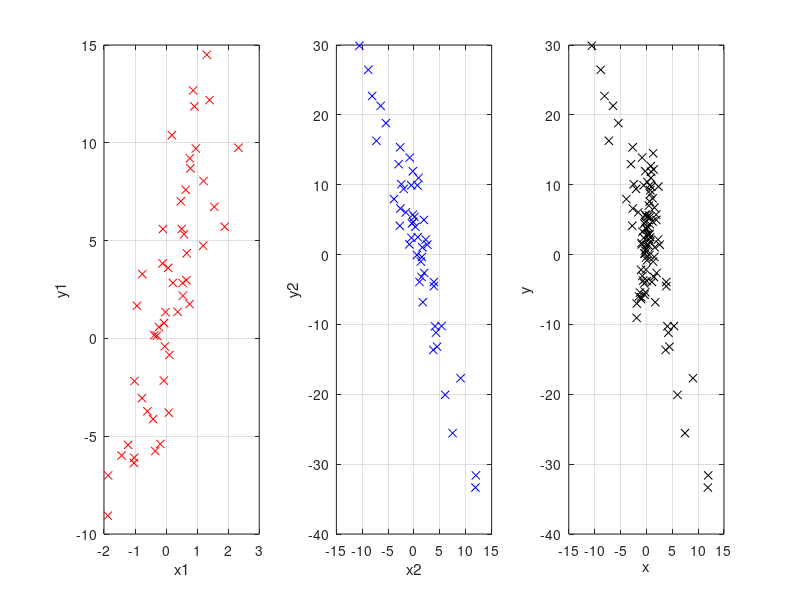

The MATLAB script that drew this image: (Note: this script raises an error after producing the figure.)
%% Example - Simple mixture of regression models
clear;

%% Generate data
rng("default");
n = 50;
x1 = randn(n,1) * 1;
x2 = randn(n,1) * 5;
y1 = +5 * x1 + 1 + randn(n,1) * 3;
y2 = -3 * x2 + 5 + randn(n,1) * 5;
x = [x1; x2];
y = [y1; y2];

%% Plot data
subplot(1,3,1); plot(x1, y1,'rx'); xlabel('x1'); ylabel('y1'); grid;
subplot(1,3,2); plot(x2, y2, 'bx'); xlabel('x2'); ylabel('y2'); grid;
subplot(1,3,3); plot(x, y, 'kx'); xlabel('x'); ylabel('y'); grid;
hold on;

%% Fit mixture model
%  x ~ Normal(mu_1, sigma_1^2)
%  y ~ Normal(mu_2, sigma_2^2), mu2 = b0 + b1*x
mm = snob([x y], {'norm', 1, 'linreg',[2 1]}, 'k', 1);
mm_Summary(mm);

%% Plot mixture of regressions
N = length(y);
mu = zeros(N,mm.nClasses);
for k = 1:mm.nClasses
    m = mm.class{k}.model{end};    
    
    b0  = m.theta(2);
    b   = m.theta(3:end);
    mu(:,k)  = b0 + x*b;
end
plot(x,mu,'-','LineWidth',1.5);
hold off;

%% Compute adjusted rand index for the best model
TrueInd = [ones(n,1); ones(n,1)*2];
[~,EstInd] = max(mm.r, [], 2);              % Estimated class assignments
[r, adjr] = RandIndex(TrueInd, EstInd);     % Compute Rand index and ARI

fprintf('\n')
fprintf('*** Rand index = %5.3f, Adjusted rand index (ARI) = %5.3f\n', r, adjr);
fprintf('\n')
